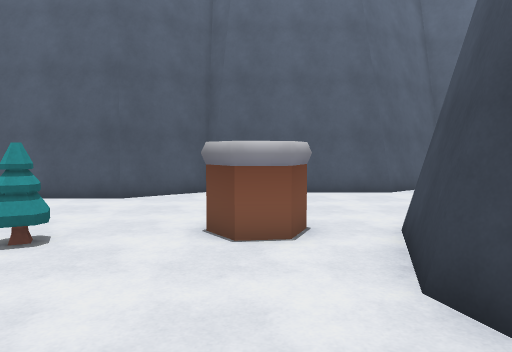
view 1 (above)

24 first-person views from a walk through a 3-D level made in the Unity game engine. The camera is 1.4 m above the floor, tilts 4° down and sees 70° across. The floor is counted in squares, 1 m on a side. Each view is taken from the middle of a square. On the plan, view 1 faces up. The plan holds only what a view shows up to about 16 squares ahead; the rest is blank. The place goes on beyond the plan. The player character is not drawn.

view 2
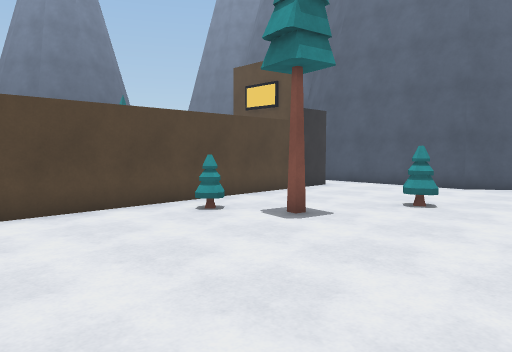

view 3
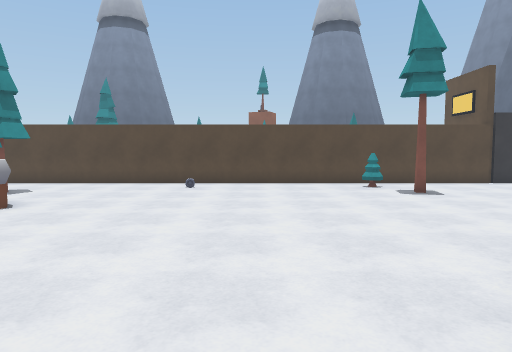

view 4
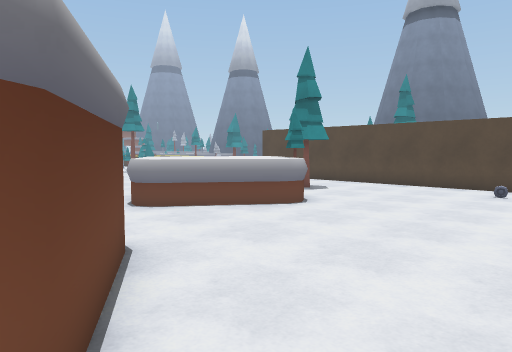

view 5
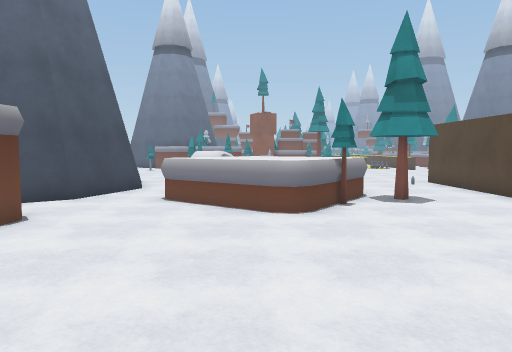

view 6
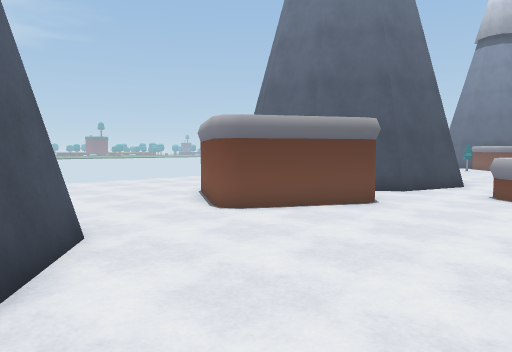

view 7
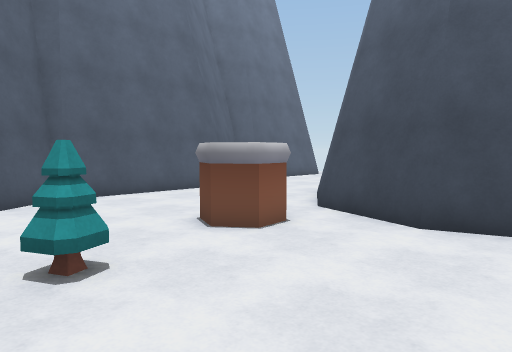

view 8
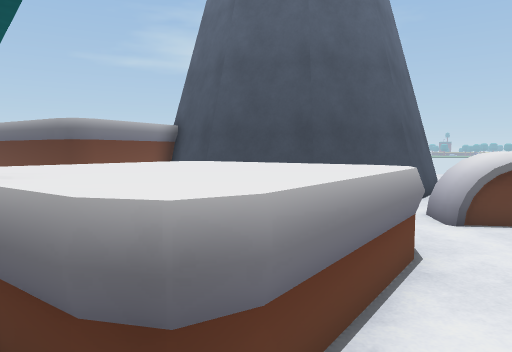

view 9
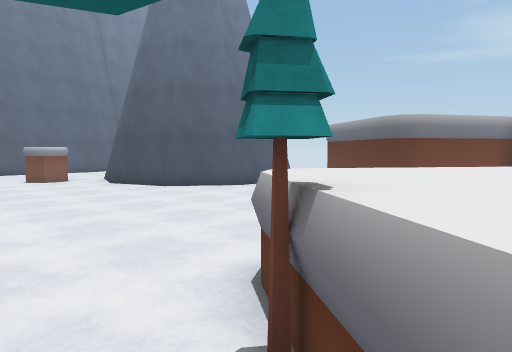

view 10
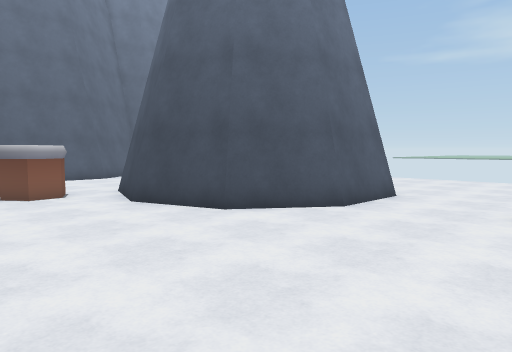

view 11
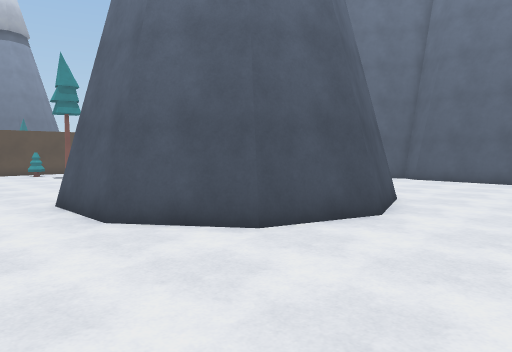

view 12
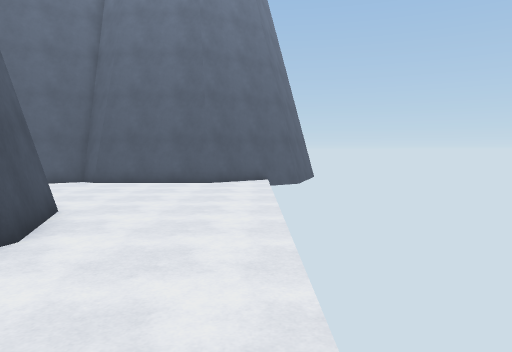

view 13
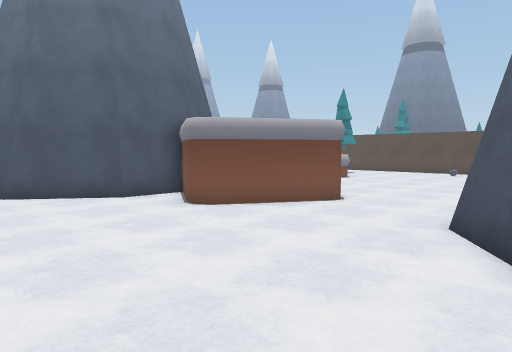

view 14
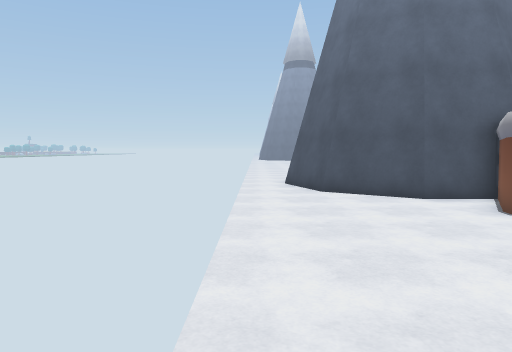

view 15
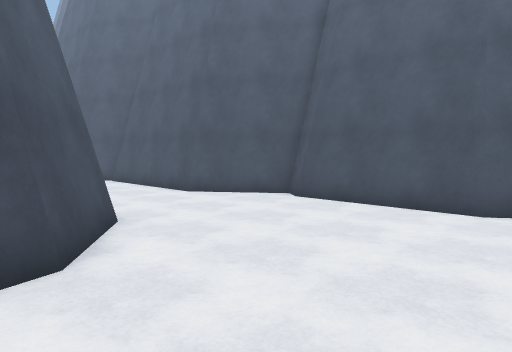

view 16
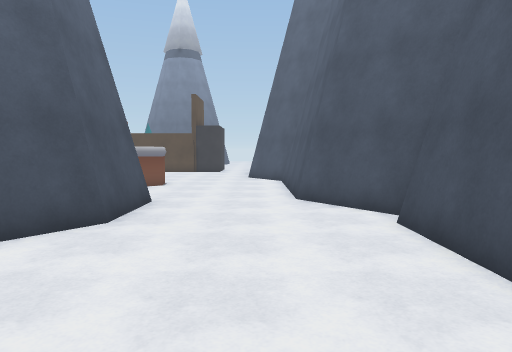

view 17
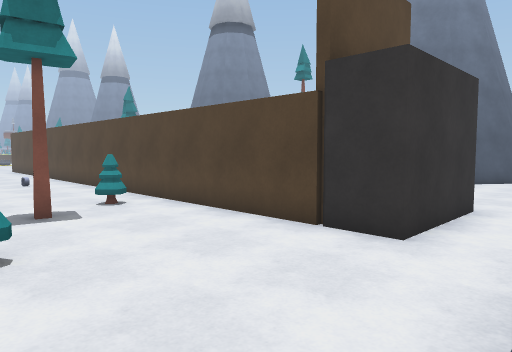

view 18
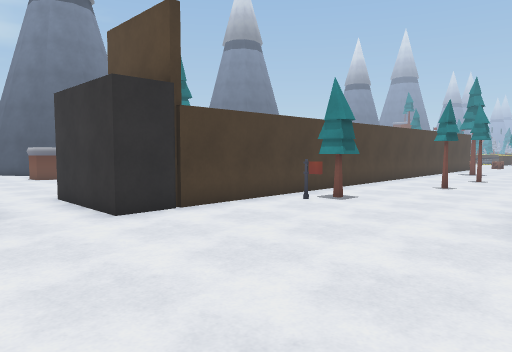

view 19
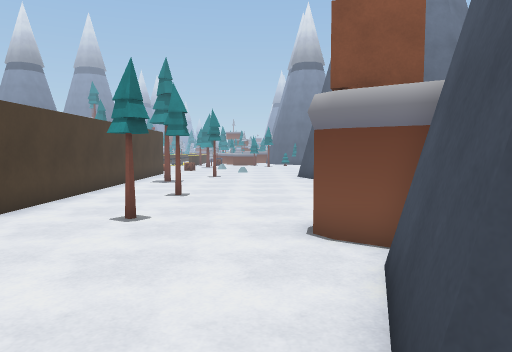

view 20
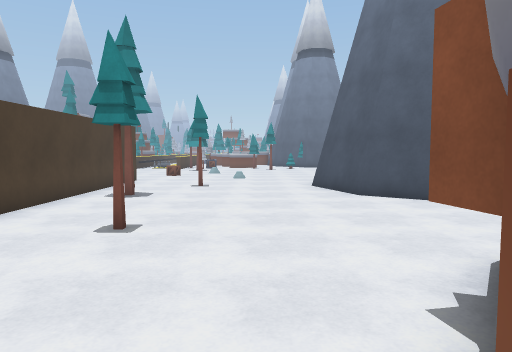

view 21
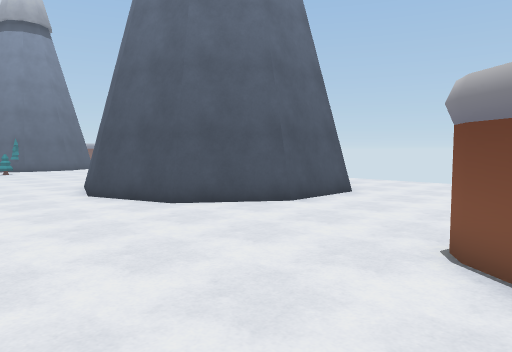

view 22
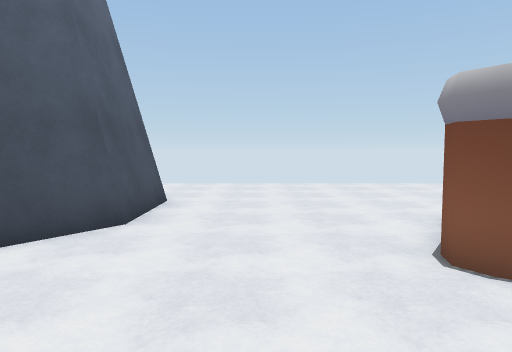

view 23
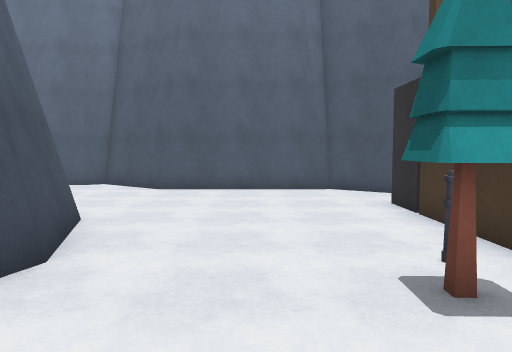

view 24
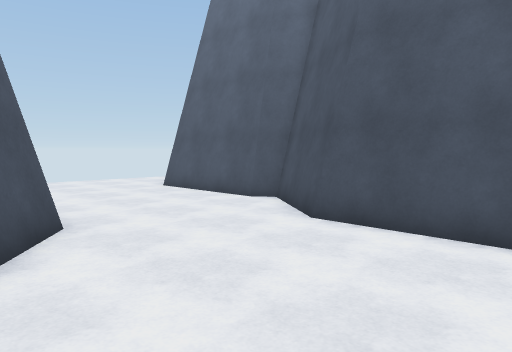

### Floor plan
Key: @ floor where view 1 was taken; # wall or solid block; . floor; ^ raised ledge; O other object.
Columns run from 32 left of view 1 to 15 right of it. Each row starts with its distance up from view 1.
 15          ##                            ##    #
 14    .#########                        #########..
 13   ..........########          ########..........
 12  ............#########      #########...........
 11  ....................#  #####...................
 10   ..............................................
  9      ...........................................
  8           #.........####.............####.......
  7           ##........#  #........#...##  ##......
  6            ##.......#  #....OO..#..##    ##.....
  5             ##......#  #....O.....##      ##....
  4              #......#  #..........##       #....
  3              #....O.#  #...O......##       #....
  2             ##....O.#  #.O........##      ##....
  1             #.......#  #.O.........##    ##.....
  0 ...         #.......#  #........@...##  ##......
 -1 .....       ##......#  #.............####.......
 -2 .......    OO....O..#  #........................
 -3 ........   OO.......#  #........................
 -4 ......... ##........#  #........................
 -5 ....................#  #..............##........
 -6 ................O...#  #.............####.......
 -7 ................O...#  #............##  ##......
 -8 ....................#  #............##  ##......
 -9 ....................#  #......^#.....####.......
-10 .... #####..........#  #.....O^^^.....######....
-11          ##.......O.#  #...O#O^^^^...##    ##...
-12           ##........#  #....^^^^^^..##      ##..
-13            #........#  #....^^^^^^..#        #..
-14            #....O.. #  #....#^^^^ ..#        #..
-15            #........#  #......#^  ..#        #..
-16            #........#  #...   ......#

Where each view was taken, in squares from view 1:
view 1: 0 up, 0 right, facing up
view 2: 4 down, 0 right, facing up-left
view 3: 3 down, 7 right, facing left
view 4: 3 down, 6 right, facing down-left
view 5: 1 down, 1 left, facing down
view 6: 1 up, 1 left, facing down-right
view 7: 1 up, 5 left, facing up-right
view 8: 13 down, 6 left, facing right
view 9: 12 down, 5 left, facing up-right
view 10: 6 down, 3 left, facing up-right
view 11: 4 down, 15 right, facing up-left
view 12: 2 down, 15 right, facing up
view 13: 1 up, 15 right, facing down-left
view 14: 1 up, 15 right, facing down
view 15: 5 up, 15 right, facing up-left
view 16: 11 up, 15 right, facing left
view 17: 11 up, 3 left, facing down-left
view 18: 12 up, 20 left, facing down-right
view 19: 5 up, 18 left, facing down
view 20: 0 up, 18 left, facing down
view 21: 3 down, 16 left, facing down-left
view 22: 7 down, 17 left, facing left
view 23: 1 down, 16 left, facing up
view 24: 6 up, 15 left, facing up-left
